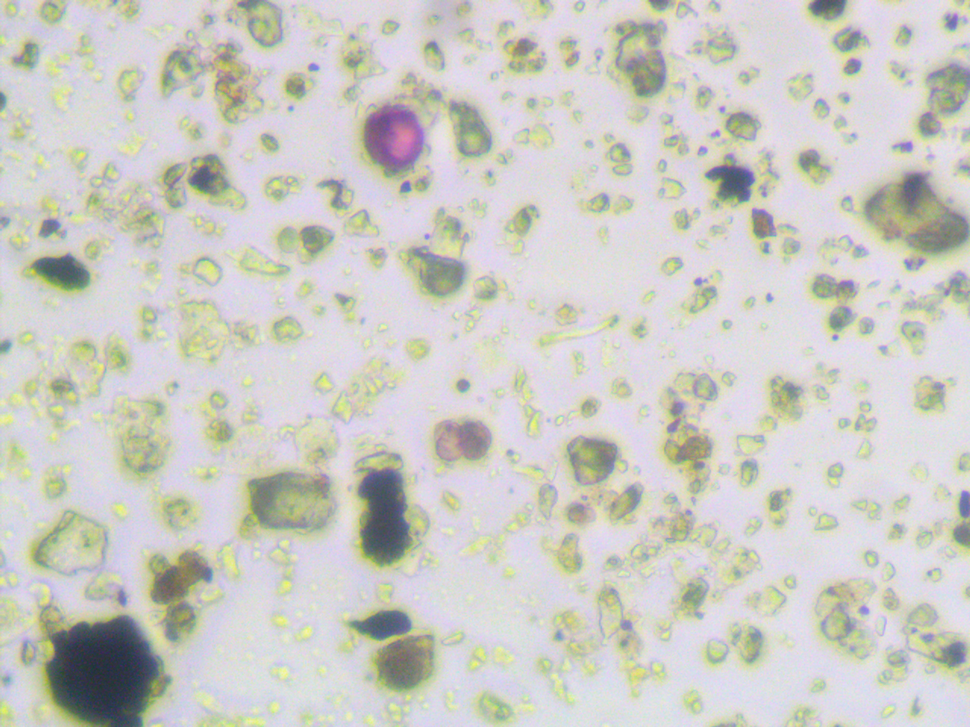
#> input picture 0614.tif, 970 x 727 px, shrunk from 1280 x 960 before the run
$ python run2.py
#> lines starting #> are read from the running program, lines starting #| are printed output that depends on the picture
from PIL import Image
import os
import numpy as np
from sklearn.cluster import DBSCAN
from tqdm import tqdm
import colorsys


folder = input("insira o caminho para a pasta com as imagens: ")  # exemplo: imagens/ ou o caminho completo absoluto
#> the answer given: .

saidas = []
for filename in tqdm(sorted(os.listdir(folder)), desc="arquivos analisados" ):
    if filename.endswith(".tif"):
        img_path = os.path.join(folder, filename)
        img = Image.open(img_path)
#> img is the input picture: PIL image 970x727 RGB; mean R, G, B 204.2, 203.6, 197.7
        img_np = np.array(img) # numpy da imagem, tridimensional

        """
        o dicionario abaixo armazena todas as informacoes para a execucao do codigo com seus parametros:
        a chave representa o nome da analise, aqui nomeei por centro e borda, podendo adicionar mais
        tipos de analises. O elemento salvo eh uma tupla com um numpy array do codigo da cor analisada;
        um numero contendo a distancia ate a cor de refencia para ainda ser considerado polen;
        uma segunda tupla contendo os parametros para o dbscan no formato (epsilon, min_samples)
        epsilon representa o raio da vizinhanca e min samples o numero minimo de amostras para formar
        um cluster. Lembrando que esses parametros sao experimentais, e podem ser obtidos analisando
        no notebook desse git com a imagem desejada.
        """
        analises = {"rosa": ((0.94, 0.75, -0.1, 150), (10, 100))}

        '''
        0.94 > h > 0.75 and s < -0.2 and l> 15:
        '''

        num_polens_encontrados = []
        # executa todas analises
        for key in analises:


            binary_array_hsl = np.full(img_np.shape[:-1], False)

            print("vou converter imagem")
            for i in range(img_np.shape[0]):
                for j in range(img_np.shape[1]):
                    h,l,s = colorsys.rgb_to_hls(img_np[i][j][0]+0.0001, img_np[i][j][1]+0.0001, img_np[i][j][2]+0.0001)
                    if  analises[key][0][0] > h > analises[key][0][1] and s < analises[key][0][2] and l> analises[key][0][3]:
                        binary_array_hsl[i][j] = True
            print("imagem hsl criada")

            # Contando o numero de grupos com DBSCAN
            # Obter as coordenadas dos pontos brancos (True) no vetor binário
            white_points = np.argwhere(binary_array_hsl)
            if len(white_points) == 0:
                    num_polens_encontrados.append(0)
                    continue
            # Executar o algoritmo DBSCAN
            dbscan = DBSCAN(eps=analises[key][1][0], min_samples=analises[key][1][1])   # analises[key][2] eh uma tupla contendo ambos hiperparametros
            labels = dbscan.fit_predict(white_points)
            num_polens_encontrados.append(labels.max()+1)
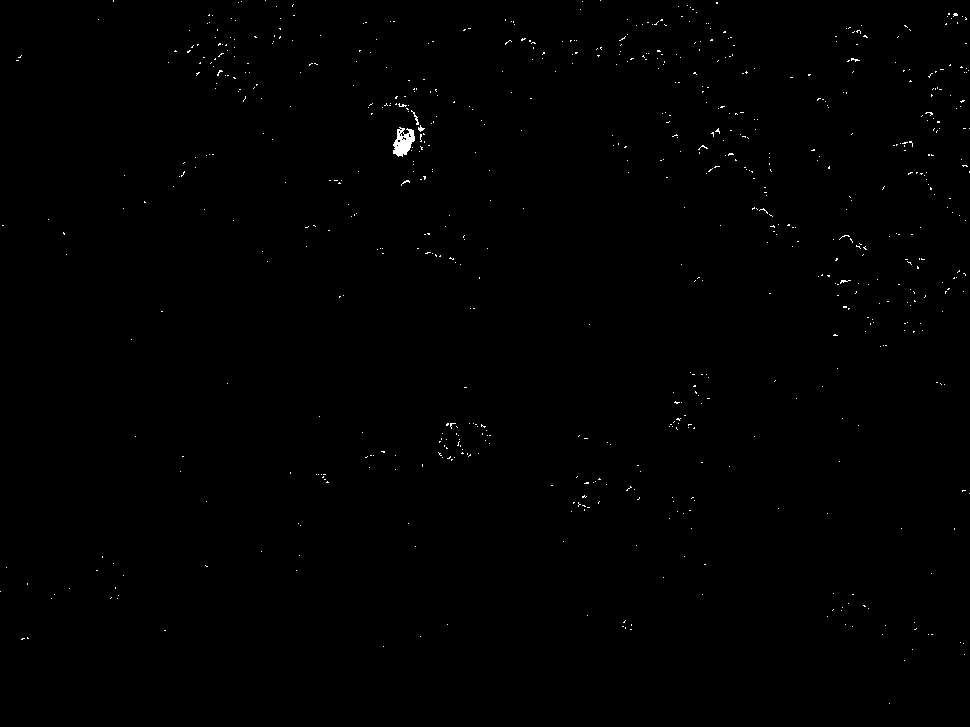
#> binary_array_hsl: shape (727, 970) bool; 0.32% white in thin lines or dots
#> after the loop, num_polens_encontrados = [1]
        if len(set(num_polens_encontrados)) == 0:
            relatar = f'{filename.replace(".tif","")}: Erro! Tamanho de num_polens_encontrado nulo'
        else:
            relatar = f'{filename.replace(".tif","")}: {num_polens_encontrados}'
#> relatar = '0614: [1]'
        # Escrevendo o resultado no arquivo de saída "polens.txt"
        with open("polens.txt", "a") as file:
            file.write(relatar + "\n")
